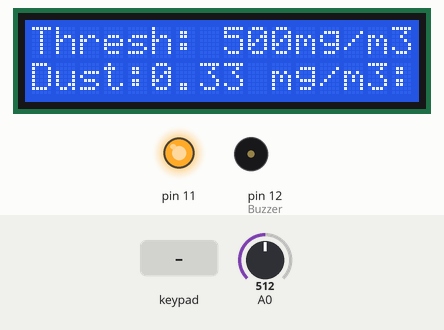
Recording of a sketch running on a simulated Arduino Uno, built with avr-gcc and run on an emulated ATmega328P. On the bench: 16×2 character LCD, output pins drawn as LEDs (lit = HIGH), buzzer (waves = sounding, pin HIGH). Wiring (inferred from the names in the program): 4×4 keypad with keys 1 2 3 A 4 5 6 B 7 8 9 C * 0 # D: rows pin 10, pin 9, pin 8, pin 7; columns pin 6, pin 5, pin 4, pin 3. The test bench sets the inputs (shaded band); at power-on: A0 = 512. Pins used as bus, display or sensor lines are not drawn.

Above: at 1.6 s.
1.7 s: key 'A' pressed
At 3.4 s:
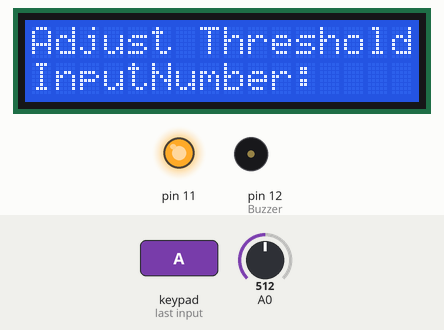
3.7 s: key 'C' pressed
At 4.2 s:
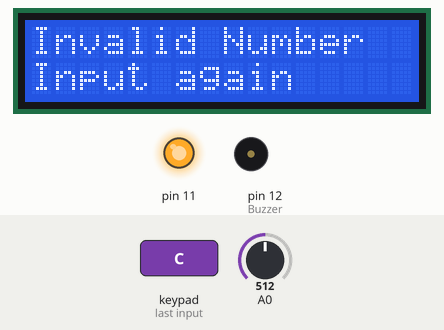
6.4 s: keypad keys 1 0 9 8 7 pressed 0.4 s apart
At 9.0 s:
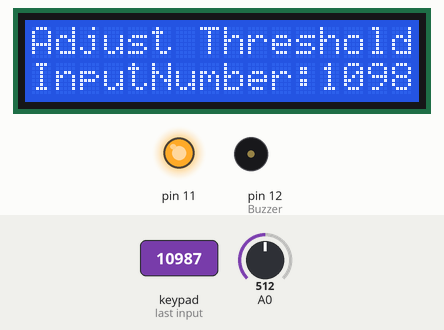
9.9 s: key 'B' pressed
At 10.3 s:
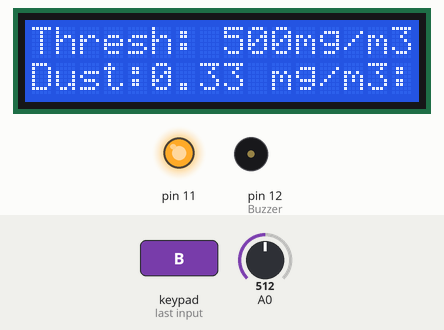
11.5 s: keypad keys 1 0 9 8 7 # pressed 0.4 s apart
At 16.0 s:
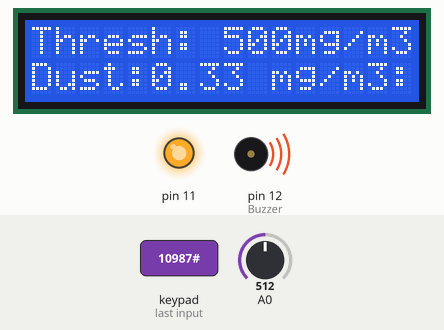
16.5 s: A0 set to 490
At 18.2 s:
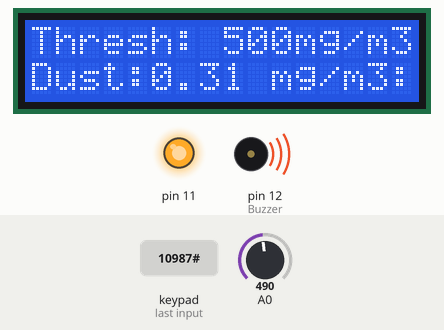
Timing chart, 0 to 19.5 s (numbered marks = the images above; inputs shaded):
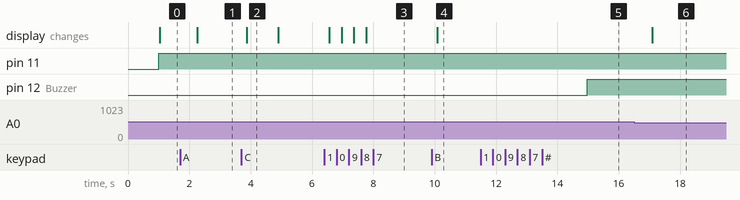

Measured:
- after the input at 1.7 s, the display: changes after 0.56 s (image 1)
- after the input at 3.7 s, the display: changes after 0.18 s (image 2)
- after the input at 6.4 s, the display: first changes after 0.16 s (image 3 shows a later state)
- after the input at 9.9 s, the display: changes after 0.18 s (image 4)
- after the input at 11.5 s, pin 12 (Buzzer): LOW → HIGH after 3.5 s
- after the input at 16.5 s, the display: changes after 0.59 s (image 6)
- what the display in image 2 shows lasts 1.0 s, from 3.9 s to 4.9 s

The sketch:

TKHTN.ino
```cpp
#include "GP2Y1010AU0F.h"
#include <Wire.h>
#include <LiquidCrystal_I2C.h>

#define DUST_DENSITY_MAX 500
#define DUST_DENSITY_MIN 0

typedef unsigned char uchar;
typedef unsigned long ulong;
typedef unsigned int uint;

/* * * * * * DECLARE GLOBAL VARIABLES * * * * * * * * */
ulong now =0;//Time Counter
String key_input;//Store the char input from keypad
uint THRESHOLD =DUST_DENSITY_MAX;//Value default
//uint dust_sensor_read;//Read dust density from sensor GP2Y101AU0F
bool state = true;
/* * * * * * END DECLARE GLOBAL VARIABLES * * * * * * * * */

/* * * * * * DECLARE CONNECTION AND INIT SENSOR * * * * * * * * */
const int _GPY2Y1010AU0F_LED = 11; //V_Led
const int _GPY2Y1010AU0F_OUTPUT = A0; //Vo
GPY2Y1010AU0F Dust_Sensor(_GPY2Y1010AU0F_LED,_GPY2Y1010AU0F_OUTPUT);
void READ_GPY2Y1010AU0F(); //Get data from GPY2Y1010AU0F function
/* * * * * * END CONNECTION AND INIT SENSOR * * * * * * * * * */

// Set the LCD address to 0x27 for a 16 chars and 2 line display
LiquidCrystal_I2C lcd(0x27, 16, 2);

/* * * * * * DECLARE CONNECTION AND INIT KEYPAD * * * * * * * * * */
char KEYPAD_ASCii[4][4]={
    {'1','2','3','A'},
    {'4','5','6','B'},
    {'7','8','9','C'},
    {'*','0','#','D'},
  };
uchar ROWS_PIN[4] ={10,9,8,7};//ROWS<0:3>
uchar COLS_PIN[4] ={6,5,4,3};//COLS<0:3>
void KEYPAD_INIT();
char KEYPAD_READ();
/* * * * * * END DECLARE CONNECTION AND INIT KEYPAD * * * * * * * * * */

/* * * * * * DECLARE PROTOTYPE * * * * * * * * * */
void ADJUST_THRESHOLD();//Modify Threshold from the Keypad
/* * * * * * END DECLARE PROTOTYPE * * * * * * * * * */


void setup() {
  // put your setup code here, to run once:
  lcd.init();//Init LCD 16x2
  lcd.backlight();// Turn on the blacklight and print a message.
  pinMode(12,OUTPUT);//Buzzer
  digitalWrite(12,LOW);//BUZZER OFF
  KEYPAD_INIT();//Set pin <6:9> as output, pin <5:2> as input
  key_input.reserve(3);

}

//int n=0;
void loop() {
  // put your main code here, to run repeatedly:
  while(millis() - now >1000){
    float dust_sensor_read = Dust_Sensor.GET_DUST_DENSITY();//Read Sensor values Unit:mg/l
    char key = KEYPAD_SCAN();
    if(key){
      if(key=='A') ADJUST_THRESHOLD();
      else if(key=='D'){
        digitalWrite(12,LOW);
        state = false;
      }
      else if(key=='#'){
        digitalWrite(12,HIGH);//Check Buzzer Working
      }
    }
    lcd.setCursor(0,0);//Col 0 Row 0
    lcd.print("Thresh: ");
    lcd.print(THRESHOLD);
    lcd.print("mg/m3");
    lcd.setCursor(0,1);//Col 0 Row 1
    lcd.print("Dust:");
    lcd.print(dust_sensor_read);
    lcd.print(" mg/m3:");
    if(dust_sensor_read >= THRESHOLD && state ==true){
      _ISR();
    }
    //n++;
    now = millis();
  }
}

//External Interrupt
void _ISR(){
  while(1){
      digitalWrite(12,HIGH);
      for(uint i =0;i<100;i++){
        char key = KEYPAD_SCAN();
        if(key=='D'){
          break;
        }
        delay(50);
        }
      break;
  }
  digitalWrite(12,LOW);
  lcd.clear();
  digitalWrite(12,LOW);
  state = false;
}

/* * * * * * KEYPAD FUNCTION * * * * * * * * */
void KEYPAD_INIT(){
  for(uchar i =0;i<4;i++){
    pinMode(ROWS_PIN[i],OUTPUT);
    digitalWrite(ROWS_PIN[i],HIGH);
  }
  for(uchar i =0;i<4;i++){
    pinMode(COLS_PIN[i],INPUT_PULLUP);
  }
}
char KEYPAD_SCAN(){
  ulong _time = 0;
  char key =0;
  for(uchar r=0;r<4;r++){
    digitalWrite(ROWS_PIN[r],LOW);
    for(uchar c=0;c<4;c++){
      if(digitalRead(COLS_PIN[c])==LOW){
        delay(10);
        while(digitalRead(COLS_PIN[c])==LOW);
        key = KEYPAD_ASCii[r][c];
        break;
      }
    }
    digitalWrite(ROWS_PIN[r],HIGH);
  }
  return key;
}
/* * * * * * END KEYPAD FUNCTION * * * * * * * * */

/* * * * * * MODIFY THRESHOLD FROM THE KEYPAD FUNCTION * * * * * * * * */
void ADJUST_THRESHOLD(){
  unsigned char i=12;
  lcd.clear();
  NOTE:
    lcd.setCursor(0,0);//Col 0 Row 0
    lcd.print("Adjust Threshold");
    lcd.setCursor(0,1);//Col 0 Row 1
    lcd.print("InputNumber:");
  while(1){
    char key = KEYPAD_SCAN();
    if(key!=0){
      switch(key){
        case '1':        case '2':        case '3':        case '4':        case '5':
        case '6':        case '7':        case '8':        case '9':        case '0':
          lcd.setCursor(0,1);//Col 0 Row 1
          lcd.print("InputNumber:");
          lcd.setCursor(i,1);//Col i Row 1
          lcd.print(key);
          key_input+=key;
          i++;
          break;
        case 'C'://Confirm Threshold
          if(key_input.length() > 0 && key_input.length() <4){
              THRESHOLD = key_input.toInt();//Convert String to Int, New THRESHOLD
              if( THRESHOLD <=500){
                key_input ="";//Clear key_input
                state = true;
                lcd.clear();
                lcd.setCursor(0,0);//Col 0 Row 0
                lcd.print("Valid Number");
                lcd.setCursor(0,1);//Col 0 Row 0
                lcd.print("Press B to back");
              }
              else{
                lcd.clear();
                lcd.setCursor(0,0);//Col 0 Row 0
                lcd.print("Invalid Number");
                key_input ="";//Clear key_input
                lcd.setCursor(0,1);//Col 0 Row 1
                lcd.print("Input again");
                i=12;
                delay(1000);
                goto NOTE;
              }
          }
          else{
              lcd.clear();
              lcd.setCursor(0,0);//Col 0 Row 0
              lcd.print("Invalid Number");
              key_input ="";//Clear key_input
              lcd.setCursor(0,1);//Col 0 Row 1
              lcd.print("Input again");
              delay(1000);
              i=12;
              goto NOTE;
          }
          break;
        case '*'://Clear Input
          key_input ="";
          lcd.clear();
          i=12;
          goto NOTE;
          break;
        case 'B'://Black to LCD Display value Sensor
          lcd.clear();
          goto EXIT_ADJUST;
          break;
      }
    }
  }
  EXIT_ADJUST:;
}
/* * * * * * END MODIFY THRESHOLD FROM THE KEYPAD * * * * * * * * */
```

GP2Y1010AU0F.cpp
```cpp
#include "GP2Y1010AU0F.h"
#ifndef Arduino_h
#include <Arduino.h>
#endif

//Init GPY2Y1010AU0F
GPY2Y1010AU0F::GPY2Y1010AU0F(int GPY2Y1010AU0F_LED, int GPY2Y1010AU0F_OUTPUT){
  pinMode(GPY2Y1010AU0F_LED,OUTPUT);
  this->GPY2Y1010AU0F_LED = GPY2Y1010AU0F_LED;
  this->GPY2Y1010AU0F_OUTPUT = GPY2Y1010AU0F_OUTPUT;
}

void GPY2Y1010AU0F::SAMPLING_TIMER(){
   digitalWrite(GPY2Y1010AU0F_LED,LOW);//Led on
   delayMicroseconds(SAMPLING_TIME);
   Adc_Read = analogRead(GPY2Y1010AU0F_OUTPUT);
   delayMicroseconds(PULSE_HIGH_TIME-SAMPLING_TIME);
   digitalWrite(GPY2Y1010AU0F_LED,HIGH);//Led off
   delayMicroseconds(PULSE_LOW_TIME);
}

void GPY2Y1010AU0F::FOMULA_CALCULATOR(){
  SAMPLING_TIMER();
  float Vpd = Vref/1024; //Voltage per Digital Output
  Voltage_Read = Adc_Read * Vpd;
  DustDensity = (6.0/35) *Voltage_Read - 0.1;//(mg/m3)

  if(DustDensity <0){
    DustDensity = 0;
  }
}

float GPY2Y1010AU0F::GET_VOLTAGE(){
    FOMULA_CALCULATOR();
    return Voltage_Read;
}
float GPY2Y1010AU0F::GET_DUST_DENSITY(){
    FOMULA_CALCULATOR();
    return DustDensity;
}
float GPY2Y1010AU0F::GET_ADC_READ(){
    FOMULA_CALCULATOR();
    return Adc_Read;
}
```

GP2Y1010AU0F.h
```cpp
#pragma once

#ifndef _GP2Y1010AU0F_LIB_
#define _GP2Y1010AU0F_LIB_

#define SAMPLING_TIME 280
#define PULSE_LOW_TIME 9680
#define PULSE_HIGH_TIME 320


//Connection
//extern const int GPY2Y1010AU0F_LED = 13; //V_Led
//extern const int GPY2Y1010AU0F_OUTPUT = A0; //Vo

class GPY2Y1010AU0F{
  private:
    int GPY2Y1010AU0F_LED; //Pin SENSOR LED
    int GPY2Y1010AU0F_OUTPUT; //Pin SENSOR OUTPUT
    float Vref =5.0;//Voltage Reference
    float Adc_Read =0;//Read Analog Output of Sensor
    float Voltage_Read = 0; //Voltage Read from Sensor
    float DustDensity =0; //Density of Dust
    void SAMPLING_TIMER();
    void FOMULA_CALCULATOR();
  public:
    float GET_VOLTAGE();
    float GET_DUST_DENSITY();
    float GET_ADC_READ();
    GPY2Y1010AU0F(int,int);

};

#endif
```
